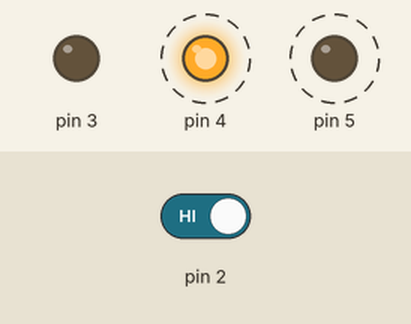
Simulated run of this sketch. Board: Arduino Uno, built with avr-gcc and run on an emulated ATmega328P. Shown: output pins drawn as LEDs (lit = HIGH). Dashed ring = blinking. The inputs (shaded band) are chosen by the test bench; at power-on: pin 2 HIGH.

Above: at 1.8 s.
1.9 s: pin 2 driven LOW
At 2.5 s:
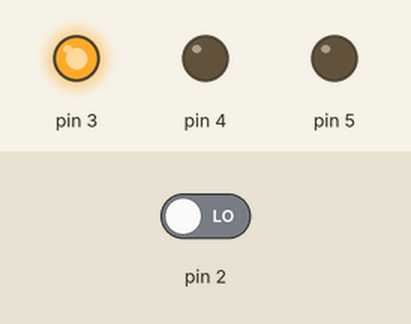
3.5 s: pin 2 driven HIGH
At 3.62 s:
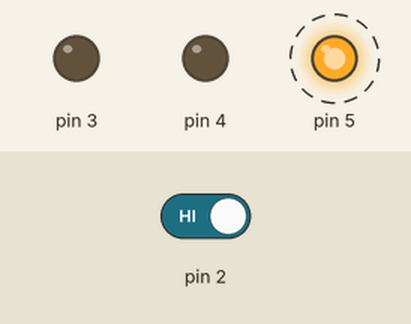
Timing chart, 0 to 12.5 s (numbered marks = the images above; inputs shaded):
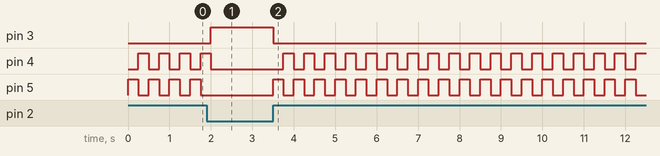

Measured:
- after the input at 1.9 s, pin 3: LOW → HIGH after 0.10 s; pin 4: goes on until 2.0 s, then stays LOW; pin 5: stops changing and stays LOW
- after the input at 3.5 s, pin 3: HIGH → LOW at once; pin 4: alternates HIGH for 0.25 s and LOW for 0.25 s, starting after 0.25 s; pin 5: alternates HIGH for 0.25 s and LOW for 0.25 s, starting at once
- by itself, pin 4, pin 5: alternates HIGH for 0.25 s and LOW for 0.25 s

The sketch:

spaceship.ino
```cpp
int state = 0;

void setup() {
  pinMode(2, INPUT);
  pinMode(3, OUTPUT);
  pinMode(4, OUTPUT);
  pinMode(5, OUTPUT);
}

void loop() {
  state = digitalRead(2);
  if (state == LOW){
    digitalWrite(3, HIGH);
    digitalWrite(4, LOW);
    digitalWrite(5, LOW);
  } else {
    digitalWrite(5, HIGH);
    digitalWrite(4, LOW);
    digitalWrite(3, LOW);
    delay(250);
    digitalWrite(5, LOW);
    digitalWrite(4, HIGH);
    digitalWrite(3, LOW);
    delay(250);
  }
}
```
